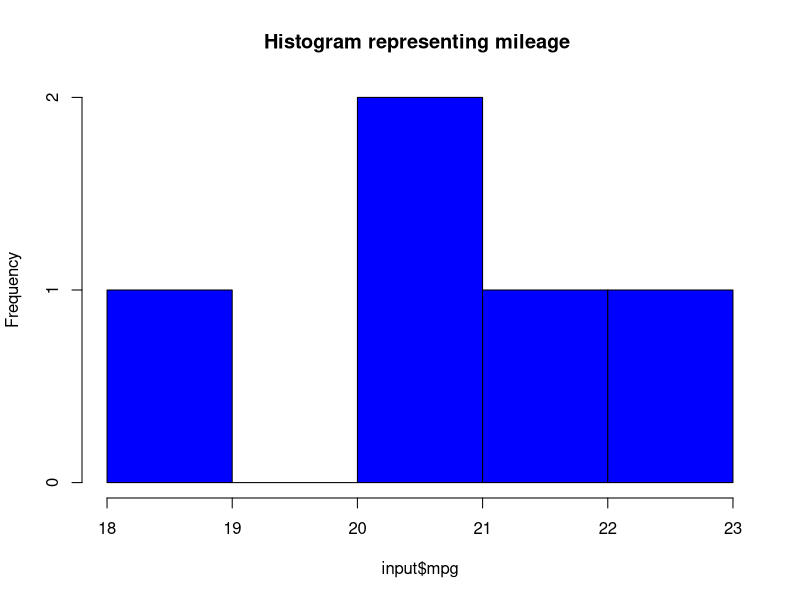

The R source for this figure:
library(dplyr)
print("Importing in-built dataset")
input<-mtcars[1:5,1:11]
print(input)
print("Filter function")
filter(input,am==0)
print("Select function")
select(input,wt)
print("Arrange function")
arrange(input,hp,descending=TRUE)
print("Mutate function")
mutate(input,ddisp=disp*2)
print("Rename function")
rename(input,weight=wt)
print("Summary of dataset")
summary(input)
print("Summarizing dataset")
summarize(input,mean(cyl))
print("Distinct function")
d<-distinct(input,gear)
print(d)
print("Histogram")
hist(input$mpg,col="blue",main="Histogram representing mileage ")
